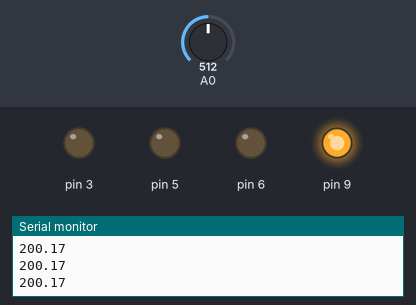
Recording of a sketch running on a simulated Arduino Uno, built with avr-gcc and run on an emulated ATmega328P. On the bench: output pins drawn as LEDs (lit = HIGH), the last lines printed to the serial monitor. The test bench sets the inputs (shaded band); at power-on: A0 = 512.

Above: at 1.2 s.
1.3 s: A0 set to 299
2.8 s: A0 set to 279
At 3.2 s:
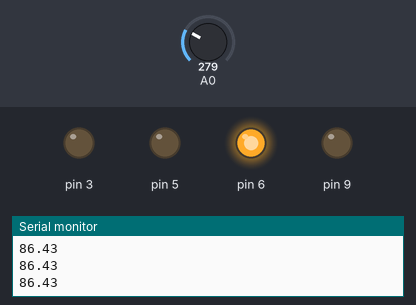
4.3 s: A0 set to 201
5.8 s: A0 set to 165
At 6.5 s:
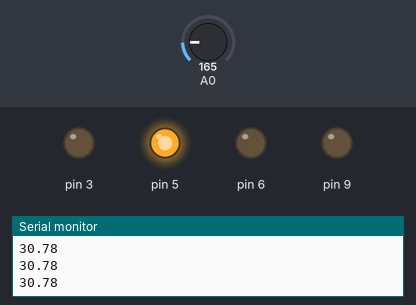
7.3 s: A0 set to 112
8.8 s: A0 set to 92
At 10.2 s:
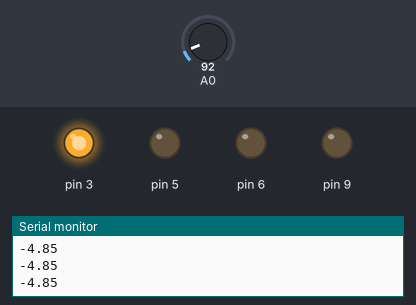
Timing chart, 0 to 11.3 s (numbered marks = the images above; inputs shaded):
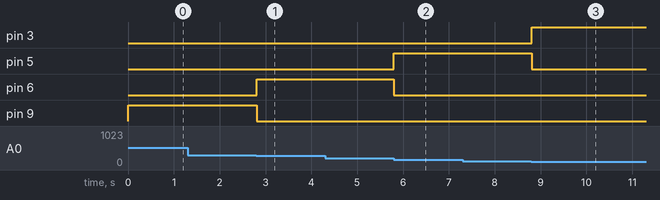

Measured:
- the behaviour switches between 287 and 286 on A0 (found by bisection; images 0 and 1)
- the behaviour switches between 184 and 183 on A0 (found by bisection; images 1 and 2)
- the behaviour switches between 102 and 101 on A0 (found by bisection; images 2 and 3)
- after the input at 2.8 s, pin 6: LOW → HIGH at once; pin 9: HIGH → LOW at once
- after the input at 5.8 s, pin 5: LOW → HIGH at once; pin 6: HIGH → LOW at once
- after the input at 8.8 s, pin 3: LOW → HIGH at once; pin 5: HIGH → LOW at once

The sketch:

TMP-sicaklik.ino
```cpp
// C++ code
//
int degisken = 0;

void setup()
{
  pinMode(A0, INPUT);
  Serial.begin(9600);

  pinMode(3, OUTPUT);
  pinMode(5, OUTPUT);
  pinMode(6, OUTPUT);
  pinMode(9, OUTPUT);
}

void loop()
{
  Serial.println(-40 + 0.488155 * (analogRead(A0) - 20));

  if (-40 + 0.488155 * (analogRead(A0) - 20) < 0) {
    digitalWrite(3, HIGH);
  } else {
    digitalWrite(3, LOW);
  }
  if (-40 + 0.488155 * (analogRead(A0) - 20) < 40 && -40 + 0.488155 * (analogRead(A0) - 20) > 0) {
    digitalWrite(5, HIGH);
  } else {
    digitalWrite(5, LOW);
  }
  if (-40 + 0.488155 * (analogRead(A0) - 20) > 40 && -40 + 0.488155 * (analogRead(A0) - 20) < 90) {
    digitalWrite(6, HIGH);
  } else {
    digitalWrite(6, LOW);
  }
  if (-40 + 0.488155 * (analogRead(A0) - 20) > 90) {
    digitalWrite(9, HIGH);
  } else {
    digitalWrite(9, LOW);
  }
  delay(10); // Delay a little bit to improve simulation performance
}
```
